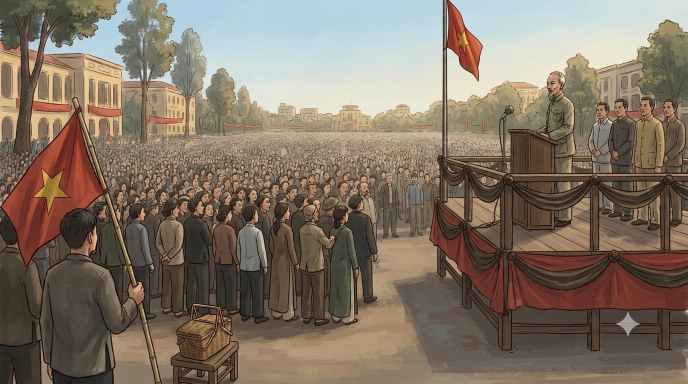
#> input picture art/gemini/s01_master.png, 1376 x 768 px, given in place of s01_master.png_master.png, which was not available (shown at 1/2 size)
$ python preview.py gemini/s01_master.png gemini/s01_master.png
#> lines starting #> are read from the running program, lines starting #| are printed output that depends on the picture
"""Xem nhanh cặp master/clean: ảnh ghép + mặt nạ khác biệt (để soi trước khi cắt)."""
import sys, cv2, numpy as np
key, out = sys.argv[1], sys.argv[2]
a = cv2.imread(f"art/gemini/{key}_master.png"); b = cv2.imread(f"art/gemini/{key}_clean.png")
#> further down, a is the input picture: shape (768, 1376, 3); mean B, G, R 101, 115.4, 129.5
d = (cv2.absdiff(a, b).max(2) > 30).astype(np.uint8) * 255
#> d: shape (768, 1376); every value is 0
d = cv2.cvtColor(d, cv2.COLOR_GRAY2BGR)
#> d: shape (768, 1376, 3); every value is 0
top = np.hstack([a, b]); bot = np.hstack([d, cv2.addWeighted(a, 0.5, d, 0.5, 0)])
#> after `top = np.hstack([a, b])`:
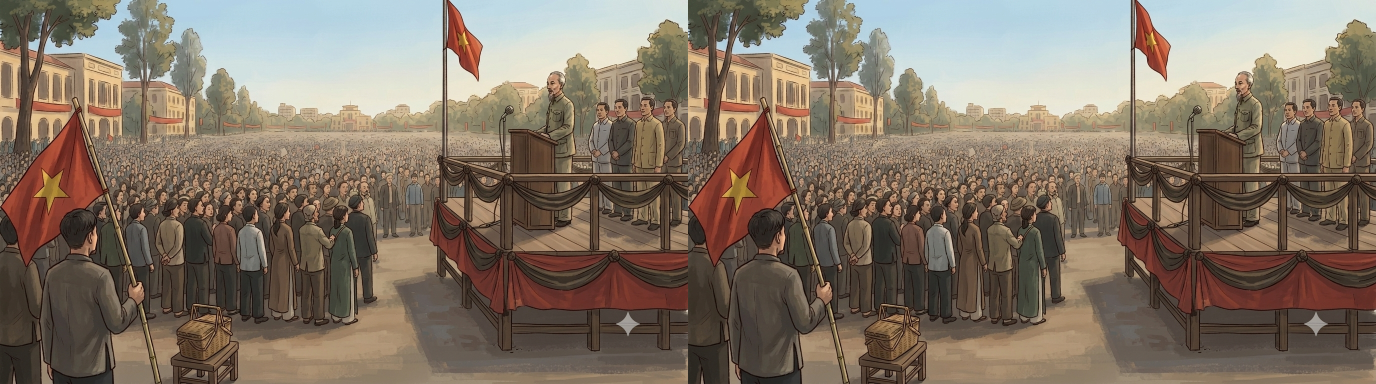
#> top: shape (768, 2752, 3) (shown at 1/2 size); mean B, G, R 101, 115.4, 129.5
#> after `bot = np.hstack([d, cv2.addWeighted(a, 0.5, d, 0.5, 0)])`:
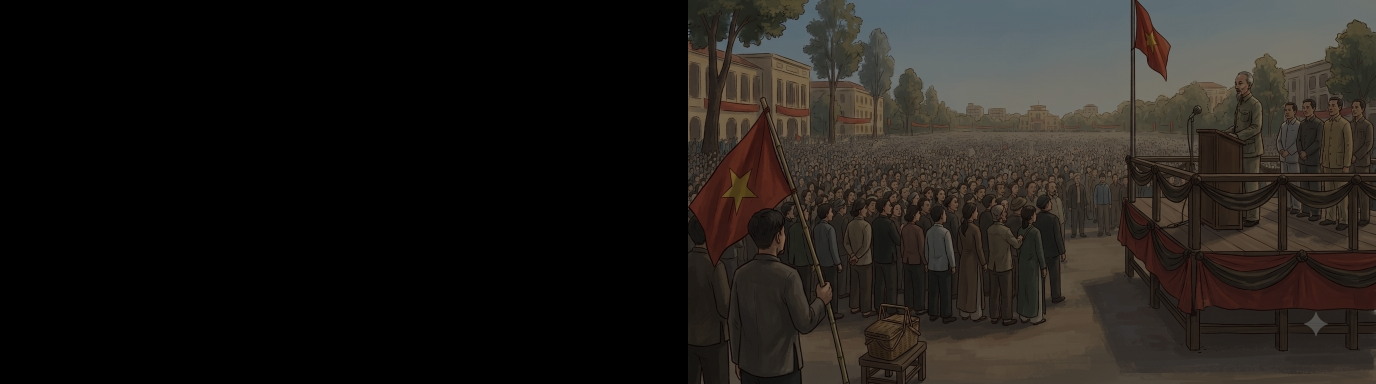
#> bot: shape (768, 2752, 3) (shown at 1/2 size); mean B, G, R 25.2, 28.8, 32.4
cv2.imwrite(out, cv2.resize(np.vstack([top, bot]), (1376, 768)), [cv2.IMWRITE_JPEG_QUALITY, 80])
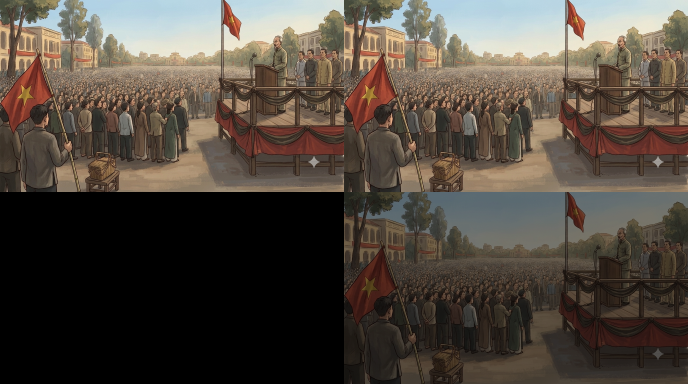
#> saved as s01_master.png: shape (768, 1376, 3) (shown at 1/2 size); mean B, G, R 63.2, 72.2, 81
